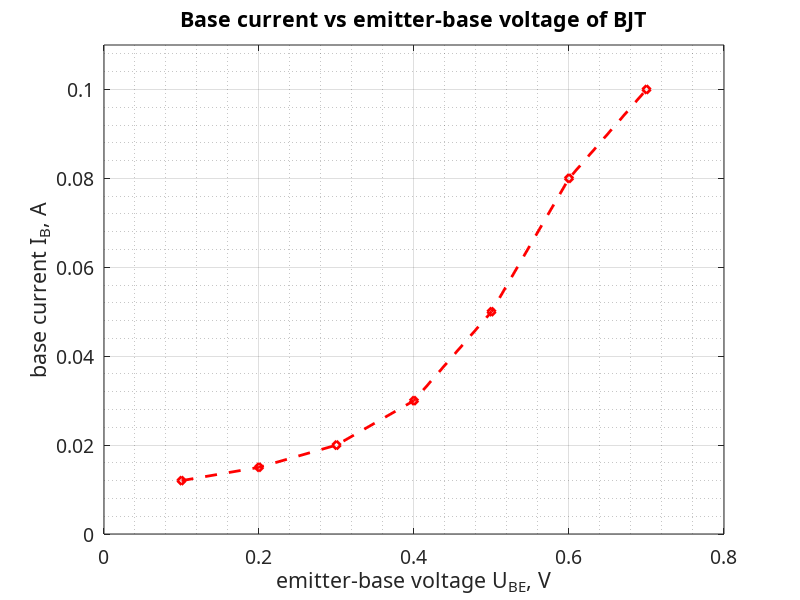

This chart was generated by the following MATLAB code:
clc, clear, close all
u = [0.1 0.2 0.3 0.4 0.5 0.6 0.7];
i = [12e-3 15e-3 20e-3 30e-3 50e-3 80e-3 100e-3]; plot(u, i, 'd--r', 'LineWidth', 2)
xlabel('emitter-base voltage U_{BE}, V') 
ylabel('base current I_B, A')
title('Base current vs emitter-base voltage of BJT') 
grid on
grid minor
set(gca, 'FontName', 'Purisa' , 'FontSize', 14)
% Purisa is only available for Linux
xlim([0 0.8])
ylim([0 110e-3])
%axis([0 0.8 0 110e-3])